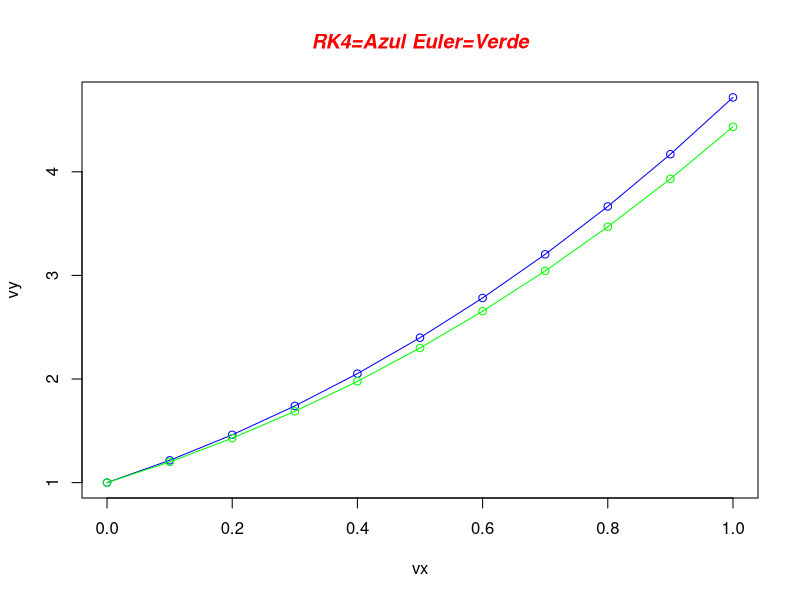

Reproduce this figure in R.
rk4 <- function(f, x0, y0, x1, n) {
  vx <- double(n + 1)
  vy <- double(n + 1)
  vx[1] <- x <- x0
  vy[1] <- y <- y0
  h <- (x1 - x0)/n
  for(i in 1:n) {
    k1 <- h*f(x, y)
    k2 <- h*f(x + 0.5*h, y + 0.5*k1)
    k3 <- h*f(x + 0.5*h, y + 0.5*k2)
    k4 <- h*f(x + h, y + k3)
    vx[i + 1] <- x <- x0 + i*h
    vy[i + 1] <- y <- y + (k1 + k2 + k2 + k3 + k3 + k4)/6
  }
  cbind(vx, vy)
}

euler <- function(f, x0, y0, h, n) {
  x <- x0
  y <- y0
  
  for(i in 1:n) {
    y0 <- y0 + h * f(x0, y0)
    x0 <- x0 + h
    x <- c(x, x0)
    y <- c(y, y0)
  }
  
  return(data.frame(x = x, y = y))
}



sol <- rk4(function(x, y) x+y+1-x^2, 0, 1, 1, 10)

sol2 <- euler(function(x, y) x+y+1-x^2, 0, 1, 0.1, 10)

plot(sol, type="o", col="blue")

lines(sol2, type="o", col="green")

title(main="RK4=Azul Euler=Verde", col.main="red", font.main=4)
